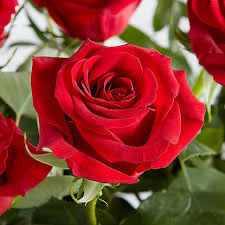
#> input picture image7.png, 225 x 225 px
$ python code7.py
#> lines starting #> are read from the running program, lines starting #| are printed output that depends on the picture
import cv2

# Load an image
img = cv2.imread("image7.png")   # Replace with your file path
#> img is the input picture: shape (225, 225, 3); mean B, G, R 49.2, 59.3, 139.5

# Check if image loaded correctly
if img is None:
    print("Error: Could not read image.")
    exit()

# Apply Gaussian Blur (15x15 kernel) mostly prefer odd number
#as kernel size. More the size of kernel more stronger blur
#less the no of size less stronger the kernel
blur = cv2.GaussianBlur(img, (15, 15), 0)
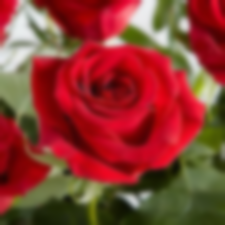
#> blur: shape (225, 225, 3); mean B, G, R 49.2, 59.3, 139.5

# Show both
cv2.imshow("Original", img)
cv2.imshow("Blurred", blur)

# Wait for key press
cv2.waitKey(0)
cv2.destroyAllWindows()

# Optional: Save the blurred image
cv2.imwrite("blurred_output.jpg", blur)

$ run again, with image10.png copied over image7.png
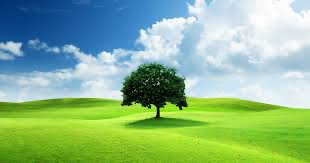
#> input picture image10.png, 310 x 163 px
#> img is the input picture: shape (163, 310, 3); mean B, G, R 140.2, 183.6, 140.1
#> `blur = cv2.GaussianBlur(img, (15, 15), 0)`:
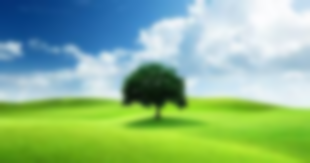
#> blur: shape (163, 310, 3); mean B, G, R 140.2, 183.6, 140.1

$ run again, with image11.png copied over image7.png
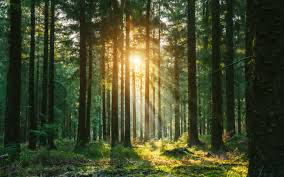
#> input picture image11.png, 284 x 177 px
#> img is the input picture: shape (177, 284, 3); mean B, G, R 43.4, 74.8, 69.4
#> `blur = cv2.GaussianBlur(img, (15, 15), 0)`:
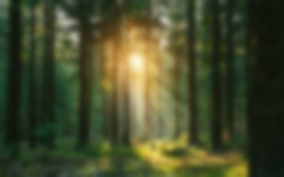
#> blur: shape (177, 284, 3); mean B, G, R 43.4, 74.8, 69.4

$ run again, with image12.png copied over image7.png
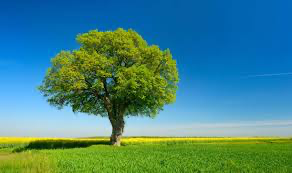
#> input picture image12.png, 292 x 173 px
#> img is the input picture: shape (173, 292, 3); mean B, G, R 130.8, 133.2, 69.2
#> `blur = cv2.GaussianBlur(img, (15, 15), 0)`:
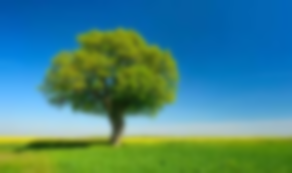
#> blur: shape (173, 292, 3); mean B, G, R 130.8, 133.2, 69.2
